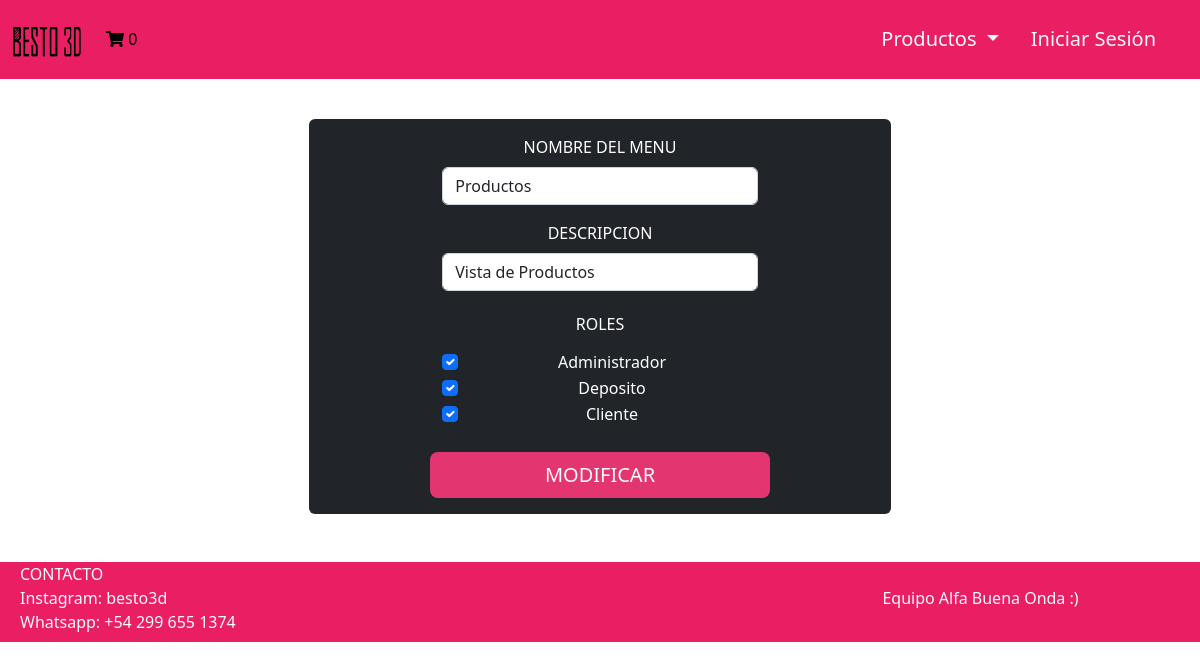
Screenshot of /Vista/EditarMenu.php with the database file from the repository.
### tables this page shows
CREATE TABLE `menu` (
  `idmenu` bigint(20) NOT NULL,
  `menombre` varchar(50) NOT NULL COMMENT 'Nombre del item del menu',
  `medescripcion` varchar(124) NOT NULL COMMENT 'Descripcion mas detallada del item del menu',
  `idpadre` bigint(20) DEFAULT NULL COMMENT 'Referencia al id del menu que es subitem',
  `medeshabilitado` timestamp NULL DEFAULT NULL COMMENT 'Fecha en la que el menu fue deshabilitado por ultima vez',
  `script` varchar(200) DEFAULT NULL COMMENT 'Script que hace referencia a la vista del menu.'
);

CREATE TABLE `rol` (
  `idrol` bigint(20) NOT NULL,
  `rodescripcion` varchar(50) NOT NULL
);

### Vista/EditarMenu.php (the view, shortened to what the rows shown need)
<?php
include('Common/Header.php');
$pagina="Admin";
if ($sesion->tienePermisos($pagina)){
    $datos = data_submitted();
    $objMenu = new C_Menu();
    $objMenuRol = new C_MenuRol();
    $objRol = new C_Rol();
    $roles = $objRol->buscar(null);
    $menuModificar = $objMenu->buscar($datos)[0];
    $rolesMenu = $objMenuRol->buscar(['idmenu' => $menuModificar->getIdmenu()]);
?>
<div class="container-md mb-5">
    <main class="w-50 m-auto mt-5 text-center">
        <form class="row gy-2 text-center justify-content-center rounded bg-dark text-white needs-validation" novalidate>
            <div class="col-10 col-lg-7">
                    <label for="floatingInput" class="form-label mt-2">NOMBRE DEL MENU</label>
                    <input type="text" class="form-control" placeholder="Nombre del Menu" pattern="[a-zA-Z]+\s?[0-9]*" minlength="3" name="menombre" id="menombre" value="<?php echo $menuModificar->getMenombre() ?>" required>
            </div>
            <div class="col-10 col-lg-7">
                    <label for="floatingInput" class="form-label mt-2">DESCRIPCION</label>
                    <input type="text" class="form-control" placeholder="Descripcion" pattern="[a-zA-Z]+\s?[0-9]*" name="medescripcion" id="medescripcion" value="<?php echo $menuModificar->getMedescripcion() ?>" required>
            </div>
            <div class="col-8 col-lg-7 mt-4">
                    <h6 class="text-center mb-3">ROLES</h6>
                    <?php
                    foreach ($roles as $rol) {
                    ?>
                            <div class="form-check">
                                <input class='form-check-input' type='checkbox' name='rol[]' value='<?php echo $rol->getIdrol() ?>' <?php
                                                                                                                                    foreach ($rolesMenu as $rolMenu) {
                                                                                                                                        if ($rolMenu->getIdrol()->getRodescripcion() == $rol->getRodescripcion()) {
                                                                                                                                    ?>checked <?php
                                                                                                                                            }
                                                                                                                                        }
                                                                                                                                                ?>>
                                <label class='form-check-label' for='admin'><?php echo $rol->getRodescripcion() ?> </label>
                            </div>
                        <?php
                    }
                    ?>
                </div>
                <button class="btn btn-lg my-3 col-10 col-lg-7 mt-4 text-light" id="botonModal">MODIFICAR</button>
        </form>
    </main>
</div>
<?php
    include('Common/Footer.php');
} else {
?><script>
        window.location.href = "/TP-Final-Dinamica/Vista/Home.php";
    </script>
<?php
}
?>

### rows the page displays
menu: menombre "Productos", medescripcion "Vista de Productos"
rol: rodescripcion "Administrador"
rol: rodescripcion "☑", rodescripcion "Cliente"
rol: rodescripcion "Deposito"

### other values shown
$totalcantidad "0"
